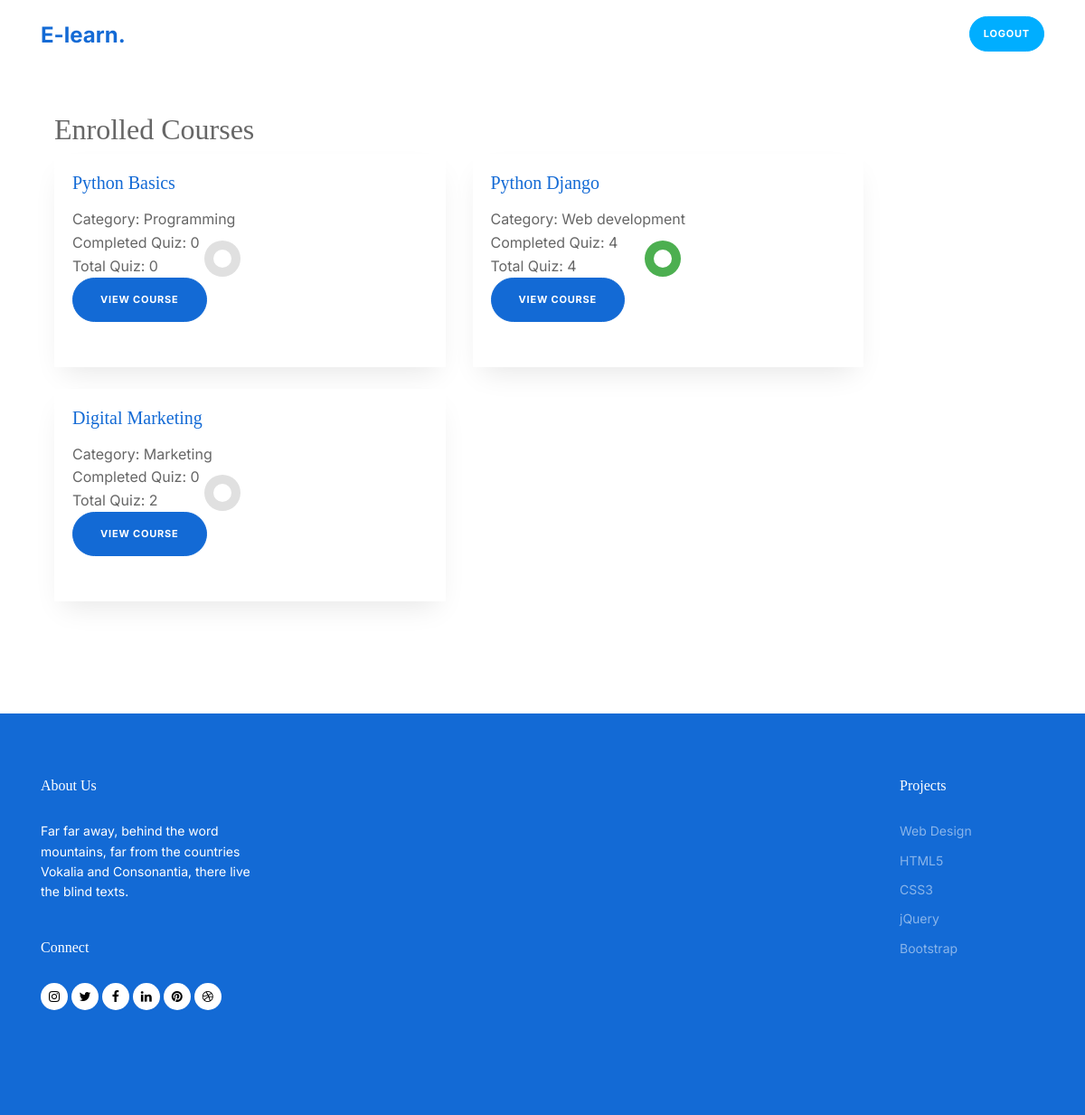
Screenshot of /course/enrolled/ (signed in) with the database file from the repository.
### core/models.py (models this page shows, shortened)
class Course(models.Model):
    DIFFICULTY_LEVEL_CHOICES = [
        ('Beginner', 'Beginner'),
        ('Intermediate', 'Intermediate'),
        ('Advanced', 'Advanced'),
    ]
    title = models.CharField(max_length=200)
    description = models.TextField()
    instructor = models.ForeignKey(CustomUser, limit_choices_to={'role': 'instructor'}, on_delete=models.SET_NULL, null=True, blank=True)
    category = models.ForeignKey('CourseCategory', on_delete=models.SET_NULL, null=True, blank=True,related_name='course')
    prerequisites = models.ManyToManyField('self', blank=True, symmetrical=False, related_name='required_by')
    difficulty_level = models.CharField(max_length=50, choices=DIFFICULTY_LEVEL_CHOICES)
    is_published = models.BooleanField(default=False)
    created_at = models.DateTimeField(auto_now_add=True)
    updated_at = models.DateTimeField(auto_now=True)

class CourseCategory(models.Model):
    name = models.CharField(max_length=100)
    parent_category = models.ForeignKey(MainCategory, null=True, blank=True, on_delete=models.SET_NULL, related_name='subcategories')
    def __str__(self):
        return self.name

### student/views.py (the view)
# urls.py: path('course/enrolled/', EnrolledCoursesListView.as_view(), name='student_enrolled_list'),
class EnrolledCoursesListView(LoginRequiredMixin, View):
    def get(self, request, *args, **kwargs):
        enrollment_requests = EnrollmentRequest.objects.filter(student=request.user, status='approved')
        course_progress_data = []
        for enrollment in enrollment_requests:
            course = enrollment.course
            modules = CourseModule.objects.filter(course=course)
            quizzes_with_questions = self.get_quizzes_with_questions(modules, request.user)
            total_quizzes = sum(len(q['quizzes']) for q in quizzes_with_questions)
            completed_quizzes = sum(1 for q in quizzes_with_questions for quiz in q['quizzes'] if quiz['attempt'])
            progress = (completed_quizzes / total_quizzes) * 100 if total_quizzes > 0 else 0
            course_progress_data.append({
                'course': course,
                'progress': progress,
                'total_quizzes': total_quizzes,
                'completed_quizzes': completed_quizzes,
            })
        return render(request, 'student_courses_list.html', {
            'course_progress_data': course_progress_data,
        })
    def get_quizzes_with_questions(self, modules, user):
        quizzes_with_questions = []
        for module in modules:
            quizzes = Quiz.objects.filter(module=module)
            quizzes_with_questions.append({
                'module': module,
                'quizzes': [{
                    'quiz': quiz,
                    'questions': quiz.questions.all(),
                    'attempt': QuizAttempt.objects.filter(student=user, quiz=quiz).first()
                } for quiz in quizzes]
            })
        return quizzes_with_questions

### student/templates/student_courses_list.html (shortened to what this page needs)
{% extends "base1.html" %}
{%load static%}
{% block body_block %}
<div class="untree_co-section">
    <div class="container">
        <div class="container mt-4">
            <h2>Enrolled Courses</h2>
            <div class="row align-items-stretch">
                {% if course_progress_data %}
                {% for data in course_progress_data %}
                <div class="col-lg-5 mb-4" data-aos="fade-up" data-aos-delay="100">
                    <div class="media-h d-flex h-100">
                        <div class="media-h-body">
                            <h2 class="mb-3">
                                <a href="{% url 'student_course_detail' data.course.id %}">{{ data.course.title }}</a>
                            </h2>Category: {{ data.course.category }}
                            <div class="d-flex justify-content-between">
                                <span>Completed Quiz: {{ data.completed_quizzes }}<br>
                                    Total Quiz: {{data.total_quizzes}}
                                </span>
                                <div class="" style="height: 50px; width: 50px;">
                                    <canvas id="progressChart_{{ forloop.counter }}" width="60" height="60"></canvas>
                                    <script>
                                        var ctx = document.getElementById('progressChart_{{ forloop.counter }}').getContext('2d');
                                        var progressChart = new Chart(ctx, {
                                            type: 'doughnut',
                                            data: {
                                                datasets: [{
                                                    label: 'Progress',
                                                    data: [{{ data.progress }}, 100 - {{ data.progress }}],
                                                    backgroundColor: ['#4caf50', '#e0e0e0'],
                                                    borderWidth: 0
                                                }]
                                            },
                                            options: {
                                                responsive: true,
                                                cutoutPercentage: 80,
                                                legend: {
                                                    display: false
                                                }
                                            }
                                        });
                                    </script>
                                </div>
                            </div>
                            <a href="{% url 'student_course_detail' data.course.id %}"><button class="btn btn-primary">
                                View Course
                            </button></a>
                        </div>
                    </div>
                </div>
                    {% endfor %}
              </div>
              {% else %}
                  <p>You are not enrolled in any courses.</p>
              {% endif %}
        </div>
    </div>
</div>
{% endblock %}

### instructor/static/instructor/css/style.css (style rules this page uses)
body { font-family: "Inter", sans-serif; line-height: 1.6; background-color: #ffffff; overflow-x: hidden; font-size: 16px; color: #666; }
body:before { content: ""; position: fixed; top: 0; left: 0; z-index: 99; right: 0; bottom: 0; background: rgba(0, 0, 0, 0.2); opacity: 0; visibility: hidden; -webkit-transition: .3s all ease; -o-transition: .3s all ease; transition: .3s all ease; }
a { color: #136ad5; -webkit-transition: .3s all ease; -o-transition: .3s all ease; transition: .3s all ease; }
h1, .h1, h2, .h2, h3, .h3, h4, .h4 { font-family: "Display Playfair", serif; color: #black; }
.btn { padding-top: 15px; padding-bottom: 15px; padding-left: 30px; padding-right: 30px; border-radius: 30px; font-size: 11px; text-transform: uppercase; font-weight: 700; letter-spacing: .05rem; }
.btn.btn-primary { background: #136ad5; border-color: #136ad5; }
.untree_co-section { padding: 100px 0; position: relative; }
.media-h { margin-bottom: 30px; -webkit-box-shadow: 0 15px 30px -10px rgba(0, 0, 0, 0.1); box-shadow: 0 15px 30px -10px rgba(0, 0, 0, 0.1); background: #ffffff; }
.media-h .media-h-body { padding: 20px; }
.media-h .media-h-body h2 { font-size: 20px; }

### rows the page displays
Course: course "Python Basics", course.category "Programming", completed_quizzes "0", total_quizzes "0"
Course: course "Python Django", course.category "Web development", completed_quizzes "4", total_quizzes "4"
Course: course "Digital Marketing", course.category "Marketing", completed_quizzes "0", total_quizzes "2"
